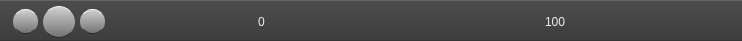
<?xml version="1.0" encoding="UTF-8"?>
<ui version="4.0">
 <class>controlDeck</class>
 <widget class="QWidget" name="controlDeck">
  <property name="geometry">
   <rect>
    <x>0</x>
    <y>0</y>
    <width>742</width>
    <height>41</height>
   </rect>
  </property>
  <property name="minimumSize">
   <size>
    <width>0</width>
    <height>41</height>
   </size>
  </property>
  <property name="maximumSize">
   <size>
    <width>16777215</width>
    <height>41</height>
   </size>
  </property>
  <property name="windowTitle">
   <string>Control Deck</string>
  </property>
  <property name="styleSheet">
   <string notr="true">#background {
    background: qlineargradient(x1: 0, y1: 0, x2: 0, y2: 1, stop: 0.0 #4d4d4d, stop: 1.0 #3d3d3d);
    border-top: 1px solid #656565;
    border-bottom: 1px solid #363636;
}
#controlDeck QLabel {
    color: #efefef;
}
#controlDeck QPushButton {
    background: qlineargradient(x1: 0, y1: 0, x2: 0, y2: 1, stop: 0.0 #d1d1d1, stop: 1.0 #727272);
    border-top: 1px solid #f5f5f5;
    border-bottom: 1px solid #282828;
}
#btnPlay {
    border-radius: 16px;
}
#btnPrev, #btnNext {
    border-radius: 12px;
}
QSlider::groove:horizontal {
    background-image: none;
    background-color: qlineargradient(x1: 0, y1: 0, x2: 0, y2: 1, stop: 0.0 #101010, stop: 1.0 #2b2b2b);
    border-top: 1px solid #505050;
    border-bottom: 1px solid #101010;
    border-radius: 5px;
    margin: 2px 0;
    height: 10px;
}
QSlider::handle:horizontal {
    background-image: none;
    background-color: qlineargradient(x1: 0, y1: 0, x2: 0, y2: 1, stop: 0.0 #e2e2e2, stop: 1.0 #8c8c8c);
    border-top: 1px solid #ededed;
    border-radius: 5px;
    width: 10px;
    height: 10px;
}</string>
  </property>
  <layout class="QGridLayout" name="gridLayout">
   <property name="margin">
    <number>0</number>
   </property>
   <property name="spacing">
    <number>0</number>
   </property>
   <item row="0" column="0">
    <widget class="QGroupBox" name="background">
     <property name="minimumSize">
      <size>
       <width>0</width>
       <height>41</height>
      </size>
     </property>
     <property name="maximumSize">
      <size>
       <width>16777215</width>
       <height>41</height>
      </size>
     </property>
     <property name="title">
      <string/>
     </property>
     <layout class="QHBoxLayout" name="horizontalLayout">
      <property name="spacing">
       <number>0</number>
      </property>
      <property name="margin">
       <number>0</number>
      </property>
      <item>
       <spacer name="horizontalSpacer_6">
        <property name="orientation">
         <enum>Qt::Horizontal</enum>
        </property>
        <property name="sizeType">
         <enum>QSizePolicy::Fixed</enum>
        </property>
        <property name="sizeHint" stdset="0">
         <size>
          <width>10</width>
          <height>20</height>
         </size>
        </property>
       </spacer>
      </item>
      <item>
       <widget class="QPushButton" name="btnPrev">
        <property name="minimumSize">
         <size>
          <width>25</width>
          <height>25</height>
         </size>
        </property>
        <property name="maximumSize">
         <size>
          <width>25</width>
          <height>25</height>
         </size>
        </property>
        <property name="text">
         <string/>
        </property>
       </widget>
      </item>
      <item>
       <spacer name="horizontalSpacer_7">
        <property name="orientation">
         <enum>Qt::Horizontal</enum>
        </property>
        <property name="sizeType">
         <enum>QSizePolicy::Fixed</enum>
        </property>
        <property name="sizeHint" stdset="0">
         <size>
          <width>5</width>
          <height>20</height>
         </size>
        </property>
       </spacer>
      </item>
      <item>
       <widget class="QPushButton" name="btnPlay">
        <property name="minimumSize">
         <size>
          <width>32</width>
          <height>32</height>
         </size>
        </property>
        <property name="maximumSize">
         <size>
          <width>32</width>
          <height>32</height>
         </size>
        </property>
        <property name="text">
         <string/>
        </property>
       </widget>
      </item>
      <item>
       <spacer name="horizontalSpacer_8">
        <property name="orientation">
         <enum>Qt::Horizontal</enum>
        </property>
        <property name="sizeType">
         <enum>QSizePolicy::Fixed</enum>
        </property>
        <property name="sizeHint" stdset="0">
         <size>
          <width>5</width>
          <height>20</height>
         </size>
        </property>
       </spacer>
      </item>
      <item>
       <widget class="QPushButton" name="btnNext">
        <property name="minimumSize">
         <size>
          <width>25</width>
          <height>25</height>
         </size>
        </property>
        <property name="maximumSize">
         <size>
          <width>25</width>
          <height>25</height>
         </size>
        </property>
        <property name="text">
         <string/>
        </property>
       </widget>
      </item>
      <item>
       <spacer name="horizontalSpacer">
        <property name="orientation">
         <enum>Qt::Horizontal</enum>
        </property>
        <property name="sizeType">
         <enum>QSizePolicy::Fixed</enum>
        </property>
        <property name="sizeHint" stdset="0">
         <size>
          <width>15</width>
          <height>20</height>
         </size>
        </property>
       </spacer>
      </item>
      <item>
       <widget class="Phonon::VolumeSlider" name="volumeSlider">
        <property name="minimumSize">
         <size>
          <width>100</width>
          <height>0</height>
         </size>
        </property>
        <property name="maximumSize">
         <size>
          <width>100</width>
          <height>16777215</height>
         </size>
        </property>
        <property name="muteVisible">
         <bool>false</bool>
        </property>
       </widget>
      </item>
      <item>
       <widget class="QLabel" name="volumeLabel">
        <property name="minimumSize">
         <size>
          <width>13</width>
          <height>25</height>
         </size>
        </property>
        <property name="maximumSize">
         <size>
          <width>13</width>
          <height>25</height>
         </size>
        </property>
        <property name="text">
         <string/>
        </property>
       </widget>
      </item>
      <item>
       <spacer name="horizontalSpacer_2">
        <property name="orientation">
         <enum>Qt::Horizontal</enum>
        </property>
        <property name="sizeType">
         <enum>QSizePolicy::Fixed</enum>
        </property>
        <property name="sizeHint" stdset="0">
         <size>
          <width>25</width>
          <height>20</height>
         </size>
        </property>
       </spacer>
      </item>
      <item>
       <widget class="QLabel" name="labelFirstFrame">
        <property name="text">
         <string>0</string>
        </property>
       </widget>
      </item>
      <item>
       <spacer name="horizontalSpacer_3">
        <property name="orientation">
         <enum>Qt::Horizontal</enum>
        </property>
        <property name="sizeType">
         <enum>QSizePolicy::Fixed</enum>
        </property>
        <property name="sizeHint" stdset="0">
         <size>
          <width>5</width>
          <height>20</height>
         </size>
        </property>
       </spacer>
      </item>
      <item>
       <widget class="Phonon::SeekSlider" name="seekSlider">
        <property name="iconVisible">
         <bool>false</bool>
        </property>
       </widget>
      </item>
      <item>
       <spacer name="horizontalSpacer_4">
        <property name="orientation">
         <enum>Qt::Horizontal</enum>
        </property>
        <property name="sizeType">
         <enum>QSizePolicy::Fixed</enum>
        </property>
        <property name="sizeHint" stdset="0">
         <size>
          <width>13</width>
          <height>17</height>
         </size>
        </property>
       </spacer>
      </item>
      <item>
       <widget class="QLabel" name="labelLastFrame">
        <property name="text">
         <string>100</string>
        </property>
       </widget>
      </item>
      <item>
       <spacer name="horizontalSpacer_5">
        <property name="orientation">
         <enum>Qt::Horizontal</enum>
        </property>
        <property name="sizeType">
         <enum>QSizePolicy::Fixed</enum>
        </property>
        <property name="sizeHint" stdset="0">
         <size>
          <width>60</width>
          <height>20</height>
         </size>
        </property>
       </spacer>
      </item>
     </layout>
    </widget>
   </item>
  </layout>
 </widget>
 <customwidgets>
  <customwidget>
   <class>Phonon::SeekSlider</class>
   <extends>QWidget</extends>
   <header location="global">phonon/seekslider.h</header>
  </customwidget>
  <customwidget>
   <class>Phonon::VolumeSlider</class>
   <extends>QWidget</extends>
   <header location="global">phonon/volumeslider.h</header>
  </customwidget>
 </customwidgets>
 <resources/>
 <connections/>
</ui>
